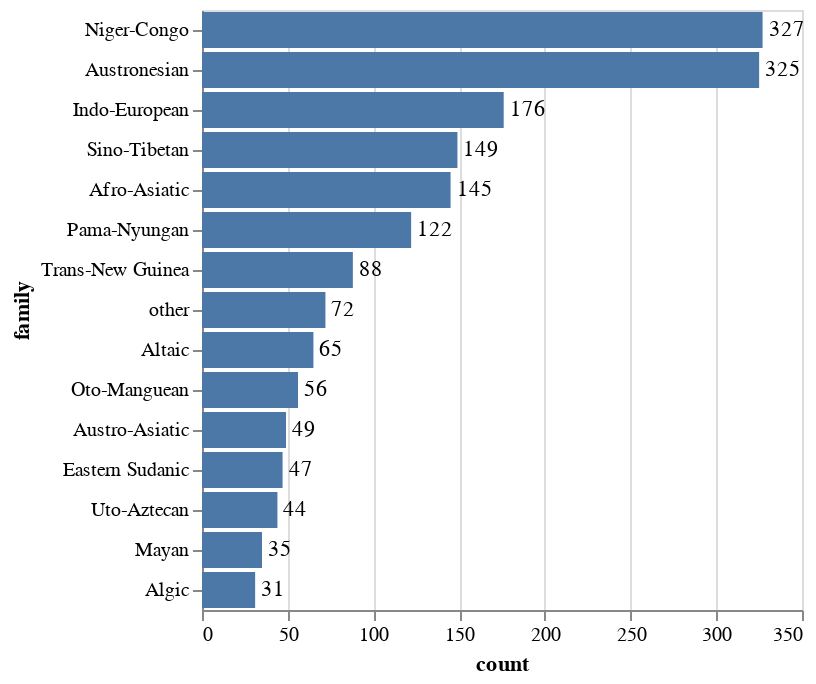

The notebook cell saved with this chart:
### Markdown cell above
### Count Graph of Language Family Density
As we can see below, Niger-Congo is the largest language family. The languages of the Niger-Congo family are primarily spoken in Sub-Saharan Africa, covering a vast geographical area from West Africa to Central, East, and Southern Africa.

Swahili, also known as Kiswahili, is a Bantu language spoken by millions of people in East Africa, particularly in countries such as Kenya, Tanzania, Uganda, and the Democratic Republic of the Congo. It serves as a lingua franca in the region and is one of the official languages of the African Union.

Another well-known langauge in this family is Zulu. Zulu is a Bantu language spoken by millions of people in South Africa, particularly in the province of KwaZulu-Natal. It is one of the 11 official languages of South Africa and is known for its distinctive click consonants, which are an integral part of the language's phonology.
This youtube video shows a Zulu speaker demonstrating the click consonants:
https://www.youtube.com/watch?v=WHHGOYu6Fl0

### Code cell
# https://altair-viz.github.io/altair-viz-v4/gallery/bar_chart_with_labels.html
# language families ranking by count of languages
lan_count_filter = lan_count.iloc[:15]

bars = alt.Chart(lan_count_filter).mark_bar().encode(
    x='count',
    y=alt.Y('family:N', sort='-x')
)
text = bars.mark_text(
    align='left',
    baseline='middle',
    dx=3
).encode(
    text='count:Q'
)

(bars + text)

### Figure 1 — Vega-Lite specification as saved in the notebook (floating-point values rounded to 4 significant figures)
{"config": {"view": {"continuousWidth": 300, "continuousHeight": 300}}, "layer": [{"mark": {"type": "bar"}, "encoding": {"x": {"field": "count", "type": "quantitative"}, "y": {"field": "family", "sort": "-x", "type": "nominal"}}}, {"mark": {"type": "text", "align": "left", "baseline": "middle", "dx": 3}, "encoding": {"text": {"field": "count", "type": "quantitative"}, "x": {"field": "count", "type": "quantitative"}, "y": {"field": "family", "sort": "-x", "type": "nominal"}}}], "data": {"name": "data-85b22bff7e5912901cc3fae47bd0d5b8"}, "$schema": "https://vega.github.io/schema/vega-lite/v5.16.3.json", "datasets": {"data-85b22bff7e5912901cc3fae47bd0d5b8": [{"family": "Niger-Congo", "count": 327, "latitude": 1.813, "longitude": 12.78}, {"family": "Austronesian", "count": 325, "latitude": -2.659, "longitude": 125.2}, {"family": "Indo-European", "count": 176, "latitude": 40.63, "longitude": 35.14}, {"family": "Sino-Tibetan", "count": 149, "latitude": 27.16, "longitude": 92.43}, {"family": "Afro-Asiatic", "count": 145, "latitude": 15.56, "longitude": 25.71}, {"family": "Pama-Nyungan", "count": 122, "latitude": -22.95, "longitude": 136.6}, {"family": "Trans-New Guinea", "count": 88, "latitude": -6.119, "longitude": 144.3}, {"family": "other", "count": 72, "latitude": 17.62, "longitude": 23.97}, {"family": "Altaic", "count": 65, "latitude": 46.5, "longitude": 83.46}, {"family": "Oto-Manguean", "count": 56, "latitude": 17.62, "longitude": -97.5}, {"family": "Austro-Asiatic", "count": 49, "latitude": 15.37, "longitude": 99.78}, {"family": "Eastern Sudanic", "count": 47, "latitude": 7.465, "longitude": 32.03}, {"family": "Uto-Aztecan", "count": 44, "latitude": 27.97, "longitude": -107.2}, {"family": "Mayan", "count": 35, "latitude": 16.19, "longitude": -91.57}, {"family": "Algic", "count": 31, "latitude": 45.45, "longitude": -85.97}]}}
